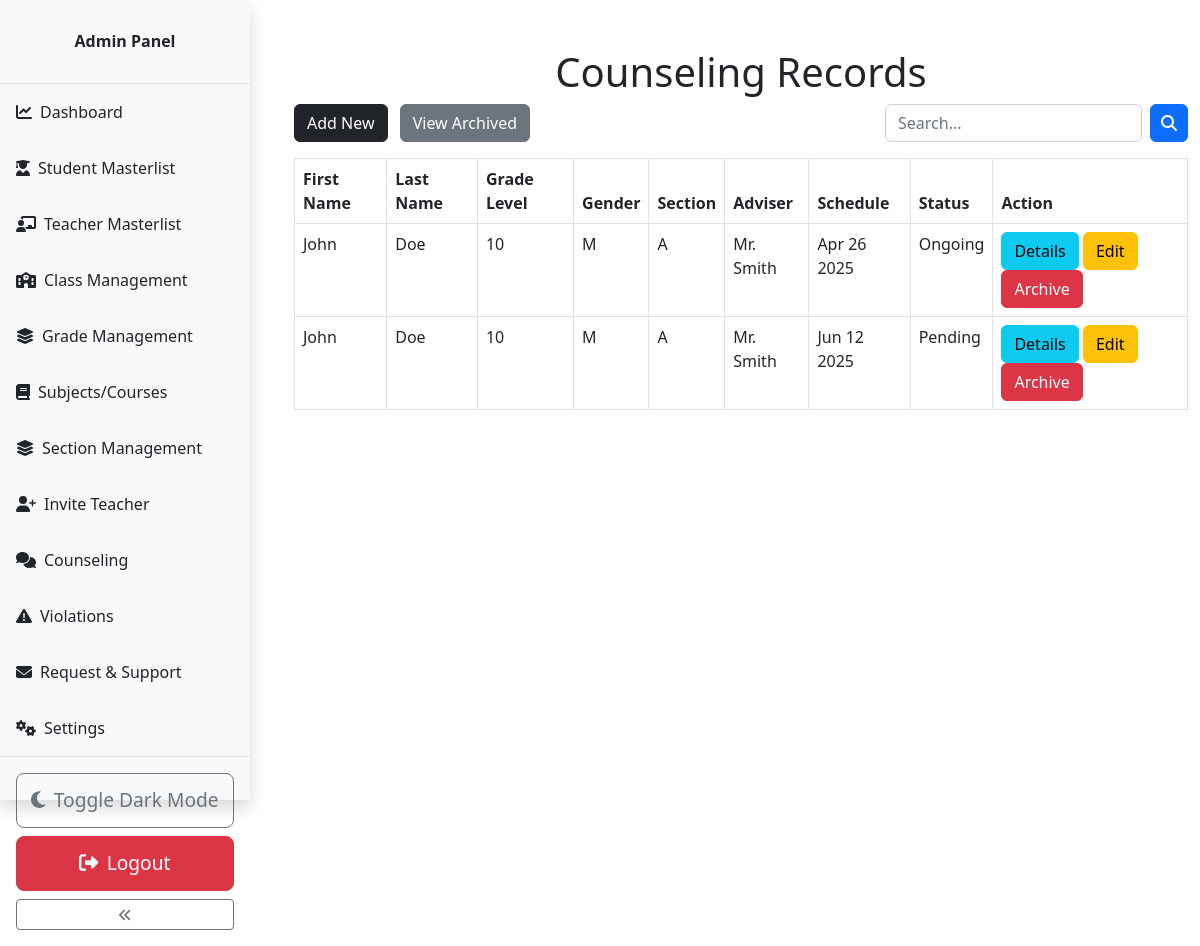
The page /capstone/admin/counseling.php (signed in) on the database its author committed.
### tables this page shows
CREATE TABLE `counseling_records` (
  `id` int(11) NOT NULL,
  `lrn` varchar(20) NOT NULL,
  `first_name` varchar(255) DEFAULT NULL,
  `last_name` varchar(255) DEFAULT NULL,
  `grade_level` varchar(10) NOT NULL,
  `gender` enum('M','F') NOT NULL,
  `section` varchar(50) NOT NULL,
  `adviser` varchar(100) NOT NULL,
  `schedule` datetime NOT NULL,
  `status` varchar(50) NOT NULL,
  `is_archived` tinyint(1) DEFAULT 0,
  `additional_details` text DEFAULT NULL
);

### capstone/admin/counseling.php (the view, shortened to what this page needs)
<?php
if (isset($_SESSION['admin_id']) && isset($_SESSION['role'])) {
    if ($_SESSION['role'] == 'Admin') {
        include "../DB_connection.php";
        $searchKey = isset($_GET['searchKey']) ? trim($_GET['searchKey']) : '';
        if (!empty($searchKey)) {
            $sql = "SELECT * FROM counseling_records
                    WHERE is_archived = 0
                    AND (lrn LIKE ? OR name LIKE ? OR grade_level LIKE ? OR section LIKE ? OR adviser LIKE ?)";
            $stmt = $conn->prepare($sql);
            $searchTerm = "%$searchKey%";
            $stmt->execute([$searchTerm, $searchTerm, $searchTerm, $searchTerm, $searchTerm]);
        } else {
            $sql = "SELECT * FROM counseling_records WHERE is_archived = 0";
            $stmt = $conn->prepare($sql);
            $stmt->execute();
        }
        $records = $stmt->fetchAll(PDO::FETCH_ASSOC);
?>
<!DOCTYPE html>
<html lang="en">
<head>
    <link rel="stylesheet" href="https://cdn.jsdelivr.net/npm/bootstrap@5.2.0/dist/css/bootstrap.min.css">
    <link rel="stylesheet" href="../css/style.css">
    <link rel="stylesheet" href="css/admin.css">
</head>
<body>
    <?php include "inc/navbar.php"; ?>
    <div class="container mt-5">
        <h1 class="text-center">Counseling Records</h1>
        <div class="d-flex justify-content-between mb-3">
    <div>
        <a href="counseling-add.php" class="btn btn-dark">Add New</a>
        <a href="counseling-archive.php" class="btn btn-secondary ms-2">View Archived</a>
    </div>
    <form action="counseling.php" method="get" class="d-flex align-items-center">
        <input type="text" name="searchKey" class="form-control" placeholder="Search..." value="<?= htmlspecialchars($searchKey) ?>" style="height: 38px;">
        <button class="btn btn-primary ms-2 d-flex align-items-center justify-content-center" style="height: 38px; width: 38px;">
            <i class="fa fa-search"></i>
        </button>
    </form>
</div>
<div class="table-responsive">
            <table class="table table-bordered">
                <thead>
                    <tr>
                        <th>First Name</th>
                        <th>Last Name</th>
                        <th>Grade Level</th>
                        <th>Gender</th>
                        <th>Section</th>
                        <th>Adviser</th>
                        <th>Schedule</th>
                        <th>Status</th>
                        <th>Action</th>
                    </tr>
                </thead>
                <tbody>
                    <?php foreach ($records as $record) { ?>
                        <tr>
                            <td><?= htmlspecialchars($record['first_name']) ?></td>
                            <td><?= htmlspecialchars($record['last_name']) ?></td>
                            <td><?= htmlspecialchars($record['grade_level']) ?></td>
                            <td><?= htmlspecialchars($record['gender']) ?></td>
                            <td><?= htmlspecialchars($record['section']) ?></td>
                            <td><?= htmlspecialchars($record['adviser']) ?></td>
                            <td><?= date('M d Y', strtotime($record['schedule'])) ?></td>
                            <td id="status-<?= $record['id'] ?>" onclick="makeStatusEditable(<?= $record['id'] ?>, '<?= htmlspecialchars($record['status']) ?>')">
                                <?= htmlspecialchars($record['status']) ?>
                            </td>
                            <td>
                                <a href="counseling-details.php?id=<?= $record['id'] ?>" class="btn btn-info">Details</a>
                                <a href="counseling-edit.php?id=<?= $record['id'] ?>" class="btn btn-warning">Edit</a>
                                <a href="req/counseling-archive.php?id=<?= $record['id'] ?>" class="btn btn-danger" onclick="return confirm('Are you sure you want to archive this record?');">Archive</a>
                            </td>
                        </tr>
                    <?php } ?>
                </tbody>
            </table>
        </div>
    </div>
</body>
</html>
<?php
    } else {
        header("Location: ../login.php");
        exit;
    }
} else {
    header("Location: ../login.php");
    exit;
}
?>

### capstone/css/style.css (style rules this page uses)
body, html { height: 100%; margin: 0; overflow: hidden; }

### capstone/admin/css/admin.css (style rules this page uses)
body { margin: 0; padding: 0; display: flex; }

### capstone/admin/counseling.php (style rules this page uses)
body { overflow-y: auto; }
.container { max-height: 90vh; overflow-y: auto; }

### rows shown on the page
counseling_records: first_name "John", last_name "Doe", grade_level "10", gender "M", section "A", adviser "Mr. Smith", schedule "Apr 26 2025", status "Ongoing"
counseling_records: first_name "John", last_name "Doe", grade_level "10", gender "M", section "A", adviser "Mr. Smith", schedule "Jun 12 2025", status "Pending"
